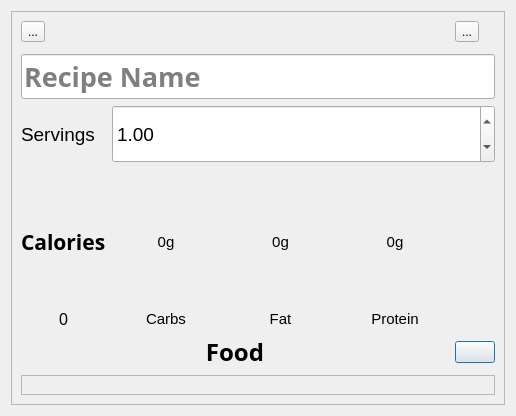
<?xml version="1.0" encoding="UTF-8"?>
<ui version="4.0">
 <class>RecipeEdit</class>
 <widget class="QDialog" name="RecipeEdit">
  <property name="geometry">
   <rect>
    <x>0</x>
    <y>0</y>
    <width>516</width>
    <height>416</height>
   </rect>
  </property>
  <property name="font">
   <font>
    <pointsize>9</pointsize>
   </font>
  </property>
  <property name="windowTitle">
   <string>Edit Recipe</string>
  </property>
  <layout class="QGridLayout" name="gridLayout">
   <item row="0" column="0" rowspan="2">
    <widget class="QScrollArea" name="scrollArea">
     <property name="horizontalScrollBarPolicy">
      <enum>Qt::ScrollBarPolicy::ScrollBarAsNeeded</enum>
     </property>
     <property name="widgetResizable">
      <bool>true</bool>
     </property>
     <widget class="QWidget" name="scrollAreaWidgetContents">
      <property name="geometry">
       <rect>
        <x>0</x>
        <y>0</y>
        <width>496</width>
        <height>396</height>
       </rect>
      </property>
      <layout class="QGridLayout" name="gridLayout_2">
       <item row="9" column="0">
        <widget class="QLabel" name="calories">
         <property name="sizePolicy">
          <sizepolicy hsizetype="Preferred" vsizetype="Preferred">
           <horstretch>0</horstretch>
           <verstretch>3</verstretch>
          </sizepolicy>
         </property>
         <property name="font">
          <font>
           <pointsize>12</pointsize>
          </font>
         </property>
         <property name="text">
          <string>0</string>
         </property>
         <property name="alignment">
          <set>Qt::AlignmentFlag::AlignHCenter|Qt::AlignmentFlag::AlignTop</set>
         </property>
        </widget>
       </item>
       <item row="3" column="1" colspan="4">
        <widget class="QDoubleSpinBox" name="servings">
         <property name="sizePolicy">
          <sizepolicy hsizetype="Minimum" vsizetype="Preferred">
           <horstretch>1</horstretch>
           <verstretch>0</verstretch>
          </sizepolicy>
         </property>
         <property name="font">
          <font>
           <pointsize>14</pointsize>
          </font>
         </property>
         <property name="maximum">
          <double>99999.000000000000000</double>
         </property>
         <property name="value">
          <double>1.000000000000000</double>
         </property>
        </widget>
       </item>
       <item row="11" column="4">
        <widget class="QPushButton" name="add">
         <property name="sizePolicy">
          <sizepolicy hsizetype="Fixed" vsizetype="Fixed">
           <horstretch>0</horstretch>
           <verstretch>0</verstretch>
          </sizepolicy>
         </property>
         <property name="text">
          <string/>
         </property>
         <property name="icon">
          <iconset resource="../../icons.qrc">
           <normaloff>:/icons/plus</normaloff>:/icons/plus</iconset>
         </property>
         <property name="iconSize">
          <size>
           <width>32</width>
           <height>32</height>
          </size>
         </property>
        </widget>
       </item>
       <item row="0" column="4">
        <widget class="QToolButton" name="accept">
         <property name="text">
          <string>...</string>
         </property>
         <property name="icon">
          <iconset resource="../../icons.qrc">
           <normaloff>:/icons/forward</normaloff>:/icons/forward</iconset>
         </property>
         <property name="iconSize">
          <size>
           <width>32</width>
           <height>32</height>
          </size>
         </property>
        </widget>
       </item>
       <item row="9" column="2">
        <widget class="QLabel" name="label_7">
         <property name="sizePolicy">
          <sizepolicy hsizetype="Preferred" vsizetype="Fixed">
           <horstretch>0</horstretch>
           <verstretch>1</verstretch>
          </sizepolicy>
         </property>
         <property name="font">
          <font>
           <pointsize>11</pointsize>
          </font>
         </property>
         <property name="text">
          <string>Fat</string>
         </property>
         <property name="alignment">
          <set>Qt::AlignmentFlag::AlignHCenter|Qt::AlignmentFlag::AlignTop</set>
         </property>
        </widget>
       </item>
       <item row="2" column="0" colspan="5">
        <widget class="QLineEdit" name="name">
         <property name="font">
          <font>
           <family>Noto Sans</family>
           <pointsize>20</pointsize>
           <bold>true</bold>
          </font>
         </property>
         <property name="placeholderText">
          <string>Recipe Name</string>
         </property>
        </widget>
       </item>
       <item row="1" column="0" colspan="5">
        <widget class="Line" name="line">
         <property name="orientation">
          <enum>Qt::Orientation::Vertical</enum>
         </property>
        </widget>
       </item>
       <item row="4" column="0" colspan="5">
        <widget class="Line" name="line_2">
         <property name="orientation">
          <enum>Qt::Orientation::Vertical</enum>
         </property>
        </widget>
       </item>
       <item row="7" column="2" rowspan="2">
        <widget class="QLabel" name="fat">
         <property name="sizePolicy">
          <sizepolicy hsizetype="Preferred" vsizetype="Fixed">
           <horstretch>0</horstretch>
           <verstretch>1</verstretch>
          </sizepolicy>
         </property>
         <property name="font">
          <font>
           <pointsize>11</pointsize>
          </font>
         </property>
         <property name="text">
          <string>0g</string>
         </property>
         <property name="alignment">
          <set>Qt::AlignmentFlag::AlignBottom|Qt::AlignmentFlag::AlignHCenter</set>
         </property>
        </widget>
       </item>
       <item row="3" column="0">
        <widget class="QLabel" name="label_2">
         <property name="sizePolicy">
          <sizepolicy hsizetype="Preferred" vsizetype="Preferred">
           <horstretch>0</horstretch>
           <verstretch>3</verstretch>
          </sizepolicy>
         </property>
         <property name="font">
          <font>
           <pointsize>14</pointsize>
          </font>
         </property>
         <property name="text">
          <string>Servings</string>
         </property>
        </widget>
       </item>
       <item row="9" column="1">
        <widget class="QLabel" name="label_6">
         <property name="sizePolicy">
          <sizepolicy hsizetype="Preferred" vsizetype="Fixed">
           <horstretch>0</horstretch>
           <verstretch>1</verstretch>
          </sizepolicy>
         </property>
         <property name="font">
          <font>
           <pointsize>11</pointsize>
          </font>
         </property>
         <property name="text">
          <string>Carbs</string>
         </property>
         <property name="alignment">
          <set>Qt::AlignmentFlag::AlignHCenter|Qt::AlignmentFlag::AlignTop</set>
         </property>
        </widget>
       </item>
       <item row="9" column="3">
        <widget class="QLabel" name="label_8">
         <property name="sizePolicy">
          <sizepolicy hsizetype="Preferred" vsizetype="Fixed">
           <horstretch>0</horstretch>
           <verstretch>1</verstretch>
          </sizepolicy>
         </property>
         <property name="font">
          <font>
           <pointsize>11</pointsize>
          </font>
         </property>
         <property name="text">
          <string>Protein</string>
         </property>
         <property name="alignment">
          <set>Qt::AlignmentFlag::AlignHCenter|Qt::AlignmentFlag::AlignTop</set>
         </property>
        </widget>
       </item>
       <item row="7" column="0" rowspan="2">
        <widget class="QLabel" name="label_4">
         <property name="sizePolicy">
          <sizepolicy hsizetype="Preferred" vsizetype="Fixed">
           <horstretch>0</horstretch>
           <verstretch>3</verstretch>
          </sizepolicy>
         </property>
         <property name="font">
          <font>
           <family>Noto Sans</family>
           <pointsize>16</pointsize>
           <bold>true</bold>
          </font>
         </property>
         <property name="text">
          <string>Calories</string>
         </property>
         <property name="alignment">
          <set>Qt::AlignmentFlag::AlignBottom|Qt::AlignmentFlag::AlignLeading|Qt::AlignmentFlag::AlignLeft</set>
         </property>
        </widget>
       </item>
       <item row="7" column="3" rowspan="2">
        <widget class="QLabel" name="protein">
         <property name="sizePolicy">
          <sizepolicy hsizetype="Preferred" vsizetype="Fixed">
           <horstretch>0</horstretch>
           <verstretch>1</verstretch>
          </sizepolicy>
         </property>
         <property name="font">
          <font>
           <pointsize>11</pointsize>
          </font>
         </property>
         <property name="text">
          <string>0g</string>
         </property>
         <property name="alignment">
          <set>Qt::AlignmentFlag::AlignBottom|Qt::AlignmentFlag::AlignHCenter</set>
         </property>
        </widget>
       </item>
       <item row="11" column="0" colspan="4">
        <widget class="QLabel" name="label">
         <property name="font">
          <font>
           <family>Noto Sans</family>
           <pointsize>18</pointsize>
           <bold>true</bold>
          </font>
         </property>
         <property name="text">
          <string>Food</string>
         </property>
         <property name="alignment">
          <set>Qt::AlignmentFlag::AlignCenter</set>
         </property>
        </widget>
       </item>
       <item row="5" column="0" rowspan="2" colspan="5">
        <widget class="Line" name="line_3">
         <property name="orientation">
          <enum>Qt::Orientation::Vertical</enum>
         </property>
        </widget>
       </item>
       <item row="0" column="0">
        <widget class="QToolButton" name="reject">
         <property name="text">
          <string>...</string>
         </property>
         <property name="icon">
          <iconset resource="../../icons.qrc">
           <normaloff>:/icons/back</normaloff>:/icons/back</iconset>
         </property>
         <property name="iconSize">
          <size>
           <width>32</width>
           <height>32</height>
          </size>
         </property>
        </widget>
       </item>
       <item row="7" column="1" rowspan="2">
        <widget class="QLabel" name="carbs">
         <property name="sizePolicy">
          <sizepolicy hsizetype="Preferred" vsizetype="Fixed">
           <horstretch>0</horstretch>
           <verstretch>1</verstretch>
          </sizepolicy>
         </property>
         <property name="font">
          <font>
           <pointsize>11</pointsize>
          </font>
         </property>
         <property name="text">
          <string>0g</string>
         </property>
         <property name="alignment">
          <set>Qt::AlignmentFlag::AlignBottom|Qt::AlignmentFlag::AlignHCenter</set>
         </property>
        </widget>
       </item>
       <item row="12" column="0" colspan="5">
        <widget class="QFrame" name="frame">
         <property name="sizePolicy">
          <sizepolicy hsizetype="Preferred" vsizetype="Preferred">
           <horstretch>0</horstretch>
           <verstretch>1</verstretch>
          </sizepolicy>
         </property>
         <property name="frameShape">
          <enum>QFrame::Shape::StyledPanel</enum>
         </property>
         <property name="frameShadow">
          <enum>QFrame::Shadow::Raised</enum>
         </property>
         <layout class="QVBoxLayout" name="foods"/>
        </widget>
       </item>
      </layout>
     </widget>
    </widget>
   </item>
  </layout>
 </widget>
 <resources>
  <include location="../../icons.qrc"/>
 </resources>
 <connections>
  <connection>
   <sender>accept</sender>
   <signal>clicked()</signal>
   <receiver>RecipeEdit</receiver>
   <slot>sendRecipe()</slot>
   <hints>
    <hint type="sourcelabel">
     <x>352</x>
     <y>30</y>
    </hint>
    <hint type="destinationlabel">
     <x>191</x>
     <y>235</y>
    </hint>
   </hints>
  </connection>
  <connection>
   <sender>reject</sender>
   <signal>clicked()</signal>
   <receiver>RecipeEdit</receiver>
   <slot>reject()</slot>
   <hints>
    <hint type="sourcelabel">
     <x>30</x>
     <y>30</y>
    </hint>
    <hint type="destinationlabel">
     <x>191</x>
     <y>235</y>
    </hint>
   </hints>
  </connection>
  <connection>
   <sender>add</sender>
   <signal>clicked()</signal>
   <receiver>RecipeEdit</receiver>
   <slot>addItem()</slot>
   <hints>
    <hint type="sourcelabel">
     <x>474</x>
     <y>377</y>
    </hint>
    <hint type="destinationlabel">
     <x>257</x>
     <y>207</y>
    </hint>
   </hints>
  </connection>
 </connections>
 <slots>
  <slot>sendRecipe()</slot>
  <slot>addItem()</slot>
 </slots>
</ui>
